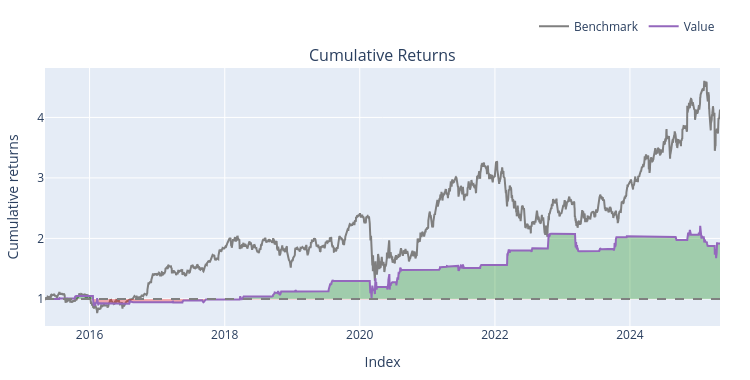

The notebook cell saved with this chart:
### Markdown cell above
### Using a shorter window

### Code cell
pairs = ["JPM", "BAC"]
df3 = yf.download(pairs, start="2015-05-05", end="2025-05-05", progress=False)

try:
  stock_a = df3["Close"]["JPM"]
  stock_b = df3["Close"]["BAC"]
except (KeyError, TypeError):
  stock_a = df3.xs("Close", level=0, axis=1)["JPM"]
  stock_b = df3.xs("Close", level=0, axis=1)["BAC"]

price_data = pd.DataFrame({"JPM": stock_a, "BAC": stock_b}).dropna()
s_a = price_data["JPM"]
s_b = price_data["BAC"]


delta = 1e-3
trans_cov = delta / (1 - delta) * np.eye(2)
obs_mat = np.vstack([s_b.values, np.ones(len(s_b))]).T[:, np.newaxis, :]

kf = KalmanFilter(
    n_dim_obs=1,
    n_dim_state=2,
    initial_state_mean=[0, 0],
    initial_state_covariance=np.ones((2, 2)),
    transition_matrices=np.eye(2),
    observation_matrices=obs_mat,
    observation_covariance=1.0,
    transition_covariance=trans_cov,
)

state_means, _ = kf.filter(s_a.values)
beta = state_means[:, 0]
alpha = state_means[:, 1]


spread = s_a - (beta * s_b + alpha)
spread_series = pd.Series(spread, index=s_a.index)

window = 30  
rolling_mean = spread_series.rolling(window=window).mean()
rolling_std = spread_series.rolling(window=window).std()
zscore = (spread_series - rolling_mean) / rolling_std

entry_threshold = 2.5
stop_loss_threshold = 4.0


long_spread = zscore < -entry_threshold
short_spread = zscore > entry_threshold
exit_cond = (zscore.abs() <= 0.2) | (zscore.abs() >= stop_loss_threshold)

entries = pd.DataFrame({"JPM": long_spread, "BAC": short_spread}, index=s_a.index)

short_entries = pd.DataFrame(
    {"JPM": short_spread, "BAC": long_spread}, index=s_a.index
)

exits = pd.DataFrame({"JPM": exit_cond, "BAC": exit_cond}, index=s_a.index)

short_exits = pd.DataFrame({"JPM": exit_cond, "BAC": exit_cond}, index=s_a.index)

# 5. Multi-Asset Vectorbt Portfolio Simulation
backtest = vbt.Portfolio.from_signals(
    close=price_data,
    entries=entries,
    exits=exits,
    short_entries=short_entries,
    short_exits=short_exits,
    init_cash=100000.0,
    fees=0.0002, 
    cash_sharing=True,
    group_by=True,
    freq="1D",
)

print(backtest.stats())
backtest.plot().show()

### Figure 1 — Plotly figure (JSON) as saved in the notebook; plotly's stock layout.template omitted (floating-point values rounded to 4 significant figures; data arrays with more than 128 entries replaced by an {"elided": "..."} marker saying what was removed)
{"data": [{"legendgroup": "0", "line": {"color": "#7f7f7f"}, "name": "Benchmark", "showlegend": true, "type": "scatter", "uid": "f997fed6-d86d-4807-8b8a-bd54ad39ed8d", "x": {"elided": "2515 str values"}, "xaxis": "x", "y": {"elided": "2515 float values"}, "yaxis": "y"}, {"hoverinfo": "skip", "legendgroup": "1", "line": {"color": "rgba(0, 0, 0, 0)", "width": 0}, "opacity": 0, "showlegend": false, "type": "scatter", "uid": "1fff29ea-6240-4951-b2ba-13be595abe55", "x": {"elided": "2515 str values"}, "xaxis": "x", "y": {"elided": "2515 int values"}, "yaxis": "y"}, {"connectgaps": false, "fill": "tonexty", "fillcolor": "rgba(0, 128, 0, 0.3)", "hoverinfo": "skip", "legendgroup": "1", "line": {"color": "rgba(0, 0, 0, 0)", "width": 0}, "opacity": 0, "showlegend": false, "type": "scatter", "uid": "7e34294b-c4ec-4ac1-87d9-07ea4548930e", "x": {"elided": "2515 str values"}, "xaxis": "x", "y": {"elided": "2515 float values"}, "yaxis": "y"}, {"hoverinfo": "skip", "legendgroup": "1", "line": {"color": "rgba(0, 0, 0, 0)", "width": 0}, "opacity": 0, "showlegend": false, "type": "scatter", "uid": "56daa7a0-4cb4-4a61-ac2e-b33b55ef58e1", "x": {"elided": "2515 str values"}, "xaxis": "x", "y": {"elided": "2515 int values"}, "yaxis": "y"}, {"connectgaps": false, "fill": "tonexty", "fillcolor": "rgba(255, 0, 0, 0.3)", "hoverinfo": "skip", "legendgroup": "1", "line": {"color": "rgba(0, 0, 0, 0)", "width": 0}, "opacity": 0, "showlegend": false, "type": "scatter", "uid": "3656c7bb-ba2d-48b2-807a-51ebcf47ec4d", "x": {"elided": "2515 str values"}, "xaxis": "x", "y": {"elided": "2515 float values"}, "yaxis": "y"}, {"legendgroup": "2", "line": {"color": "#9467bd"}, "name": "Value", "showlegend": true, "type": "scatter", "uid": "17d0b074-f06f-4f58-b902-9b6e06b83bd5", "x": {"elided": "2515 str values"}, "xaxis": "x", "y": {"elided": "2515 float values"}, "yaxis": "y"}, {"hoverinfo": "skip", "legendgroup": "1", "line": {"color": "rgba(0, 0, 0, 0)", "width": 0}, "opacity": 0, "showlegend": false, "type": "scatter", "uid": "fc85c5ac-5da9-400a-ade3-902eae424df5", "x": {"elided": "2515 str values"}, "xaxis": "x", "y": {"elided": "2515 int values"}, "yaxis": "y"}], "layout": {"annotations": [{"font": {"size": 16}, "showarrow": false, "text": "Cumulative Returns", "x": 0.5, "xanchor": "center", "xref": "paper", "y": 1, "yanchor": "bottom", "yref": "paper"}], "height": 380, "legend": {"orientation": "h", "traceorder": "normal", "x": 1, "xanchor": "right", "y": 1.105, "yanchor": "bottom"}, "margin": {"b": 30, "l": 30, "r": 30, "t": 30}, "shapes": [{"line": {"color": "gray", "dash": "dash"}, "type": "line", "x0": 0, "x1": 1, "xref": "paper", "y0": 1, "y1": 1, "yref": "y"}], "showlegend": true, "width": 750, "xaxis": {"anchor": "y", "domain": [0, 1], "title": {"text": "Index"}}, "yaxis": {"anchor": "x", "domain": [0, 1], "title": {"text": "Cumulative returns"}}}}
